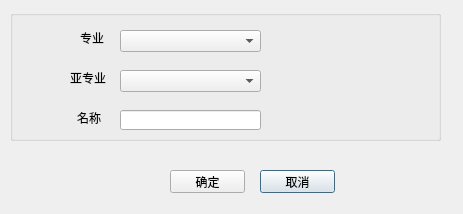
<?xml version="1.0" encoding="UTF-8"?>
<ui version="4.0">
 <class>EditMethod</class>
 <widget class="QDialog" name="EditMethod">
  <property name="geometry">
   <rect>
    <x>0</x>
    <y>0</y>
    <width>463</width>
    <height>214</height>
   </rect>
  </property>
  <property name="windowTitle">
   <string>新建检测方法</string>
  </property>
  <widget class="QGroupBox" name="groupBox">
   <property name="geometry">
    <rect>
     <x>10</x>
     <y>10</y>
     <width>431</width>
     <height>131</height>
    </rect>
   </property>
   <property name="title">
    <string/>
   </property>
   <widget class="QLineEdit" name="inputName">
    <property name="geometry">
     <rect>
      <x>110</x>
      <y>100</y>
      <width>141</width>
      <height>20</height>
     </rect>
    </property>
   </widget>
   <widget class="QLabel" name="label_2">
    <property name="geometry">
     <rect>
      <x>10</x>
      <y>100</y>
      <width>81</width>
      <height>16</height>
     </rect>
    </property>
    <property name="layoutDirection">
     <enum>Qt::LeftToRight</enum>
    </property>
    <property name="text">
     <string>名称</string>
    </property>
    <property name="alignment">
     <set>Qt::AlignRight|Qt::AlignTrailing|Qt::AlignVCenter</set>
    </property>
   </widget>
   <widget class="QComboBox" name="inputCategory">
    <property name="geometry">
     <rect>
      <x>110</x>
      <y>60</y>
      <width>141</width>
      <height>22</height>
     </rect>
    </property>
   </widget>
   <widget class="QComboBox" name="inputSubject">
    <property name="geometry">
     <rect>
      <x>110</x>
      <y>20</y>
      <width>141</width>
      <height>22</height>
     </rect>
    </property>
   </widget>
   <widget class="QLabel" name="label_3">
    <property name="geometry">
     <rect>
      <x>70</x>
      <y>20</y>
      <width>31</width>
      <height>16</height>
     </rect>
    </property>
    <property name="text">
     <string>专业</string>
    </property>
   </widget>
   <widget class="QLabel" name="label_4">
    <property name="geometry">
     <rect>
      <x>60</x>
      <y>60</y>
      <width>41</width>
      <height>16</height>
     </rect>
    </property>
    <property name="text">
     <string>亚专业</string>
    </property>
   </widget>
  </widget>
  <widget class="QPushButton" name="btnCancel">
   <property name="geometry">
    <rect>
     <x>260</x>
     <y>170</y>
     <width>75</width>
     <height>23</height>
    </rect>
   </property>
   <property name="text">
    <string>取消</string>
   </property>
  </widget>
  <widget class="QPushButton" name="btnOK">
   <property name="geometry">
    <rect>
     <x>170</x>
     <y>170</y>
     <width>75</width>
     <height>23</height>
    </rect>
   </property>
   <property name="text">
    <string>确定</string>
   </property>
  </widget>
 </widget>
 <resources/>
 <connections/>
</ui>
